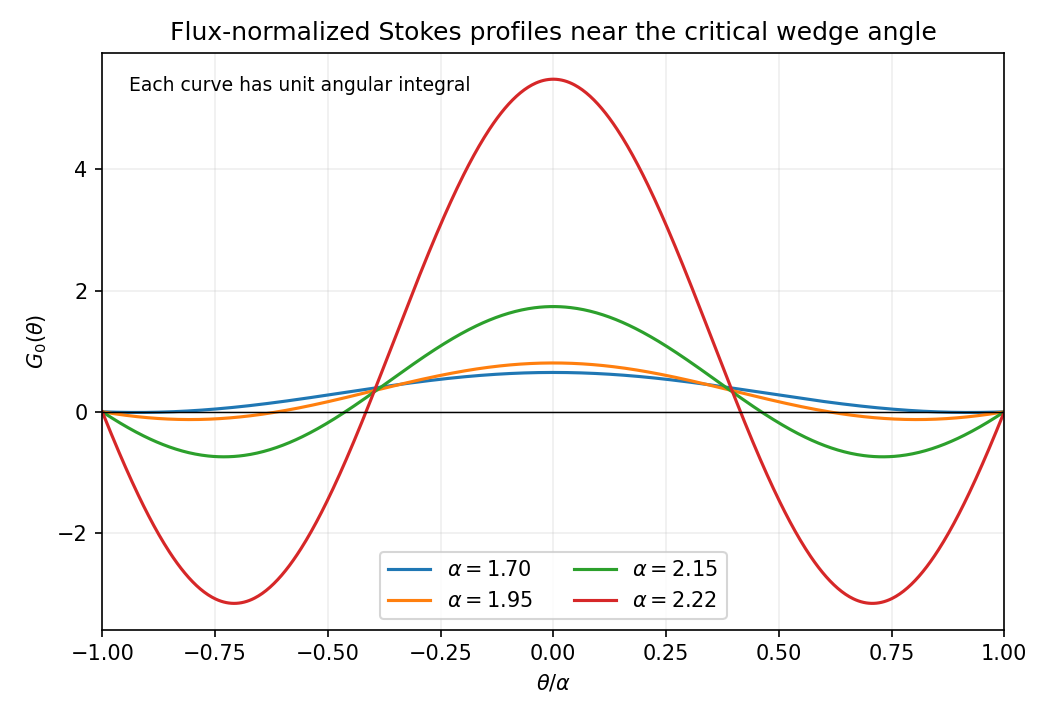

Generate this figure with Python:
# Python 3.14.4; numpy 2.3.5; matplotlib 3.10.7. Output in current working directory.
import numpy as np
import matplotlib
matplotlib.use('Agg')
import matplotlib.pyplot as plt
from pathlib import Path
plt.rcParams.update({'figure.facecolor':'white','axes.facecolor':'white','font.size':10})
fig,ax=plt.subplots(figsize=(7,4.8))
for a in [1.7,1.95,2.15,2.22]:
    th=np.linspace(-a,a,700);G=(np.cos(2*th)-np.cos(2*a))/(np.sin(2*a)-2*a*np.cos(2*a))
    ax.plot(th/a,G,label=rf'$\alpha={a:.2f}$')
ax.axhline(0,color='k',lw=.7);ax.set(xlabel=r'$\theta/\alpha$',ylabel=r'$G_0(\theta)$',title='Flux-normalized Stokes profiles near the critical wedge angle',xlim=(-1,1))
ax.text(.03,.96,'Each curve has unit angular integral',transform=ax.transAxes,va='top',fontsize=9)
ax.legend(loc='lower center',ncol=2);ax.grid(alpha=.2);fig.tight_layout();fig.savefig(Path('2008-wedge-flow.png'),dpi=150,facecolor='white');plt.close(fig)
